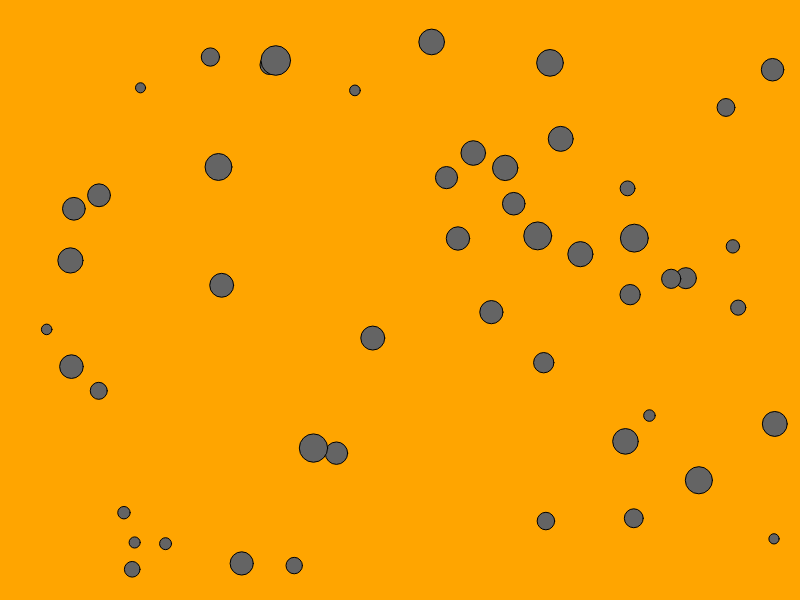
Frame 1 (no input)
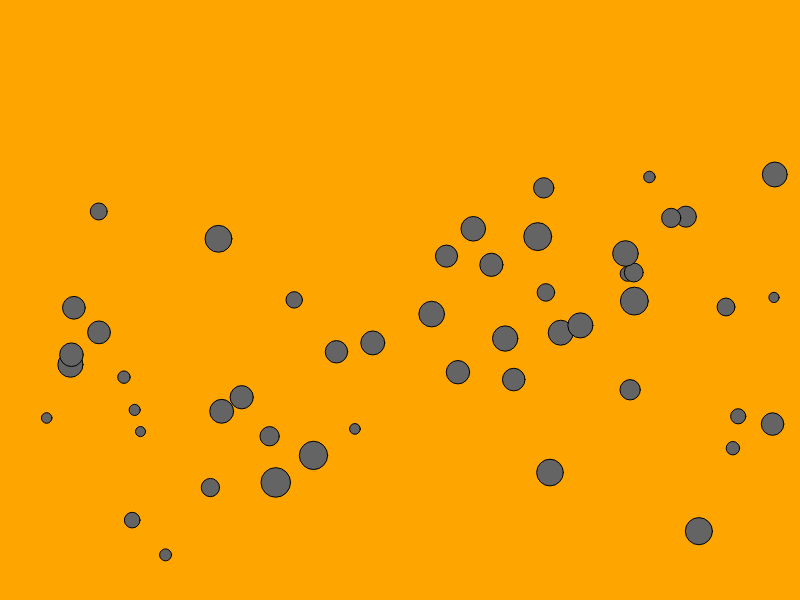
Frame 60 (no input)
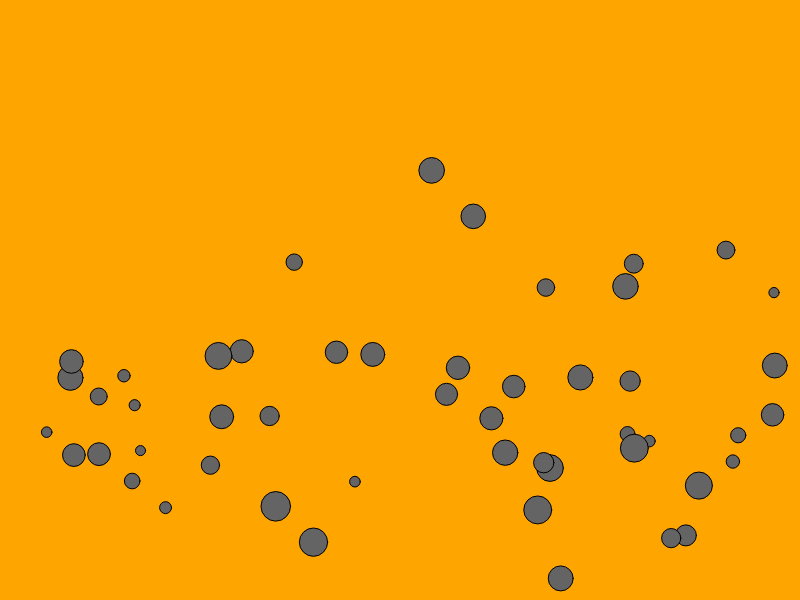
Frame 120 (the mouse pressed at the canvas centre since frame 60)

The p5.js sketch that drew these frames (run headless with seeded random() and noise() and a simulated clock; from frame 60 on, the mouse is pressed at the canvas centre):

// p5.js sketch
// ── sketch.js
// GRAVITY BOUNCER - BASIC
"use strict";

// Declare Global Variables
let x, y, r, ySpeed, a, launchSpeed;
let gravityBouncers;

// SETUP FUNCTION - Runs once at beginning of program
function setup() {
    createCanvas(800, 600);

    // Initialize Global Variables
	gravityBouncers = [];
	for (let i = 0; i < 50; i++) {
		gravityBouncers.push({
			x: random(25, width - 25),
			y: random(25, height - 25),
			r: random(10, 30),
			ySpeed: 0,
			a: 0.5,
			launchSpeed: random(-10, -24)
		})
	}
}

// DRAW FUNCTION - Loops @ 60FPS by default
function draw() {
    background("orange");
	
	// Move & Bounce
	for (let i = 0; i < gravityBouncers.length; i++) {
		gravityBouncers[i].y += gravityBouncers[i].ySpeed; //Move
		gravityBouncers[i].ySpeed += gravityBouncers[i].a; //Accelerate
		if (gravityBouncers[i].y + gravityBouncers[i].r > height) {
			gravityBouncers[i].ySpeed = gravityBouncers[i].launchSpeed; //Bounce
		}
		fill(100);
		ellipse(gravityBouncers[i].x, gravityBouncers[i].y, gravityBouncers[i].r)
	}
}
